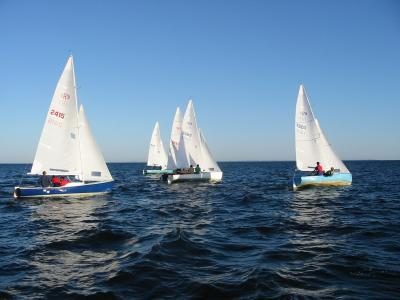
#> input picture dataset/test/5_sailboat/sailboat_09.jpg, 400 x 300 px
$ python sailboat.py
#> lines starting #> are read from the running program, lines starting #| are printed output that depends on the picture; after the words box and inside, x2 and y2 are one past the last pixel; in counts of white or black regions, pixels touching at a corner belong together
import cv2
import numpy as np

def detect_sailboat(image_path):
    # Load the image
    image = cv2.imread(image_path)
#> image is the input picture: shape (300, 400, 3); mean B, G, R 150.7, 123.4, 94.6

    # Convert the image to HSV color space
    hsv = cv2.cvtColor(image, cv2.COLOR_BGR2HSV)
#> hsv: shape (300, 400, 3); mean H, S, V 98.2, 107.8, 151.7

    # Define the lower and upper bounds for the sailboat color in HSV
    lower_color = np.array([100, 100, 100])
    upper_color = np.array([130, 255, 255])

    # Threshold the image to extract the sailboat color region
    mask = cv2.inRange(hsv, lower_color, upper_color)
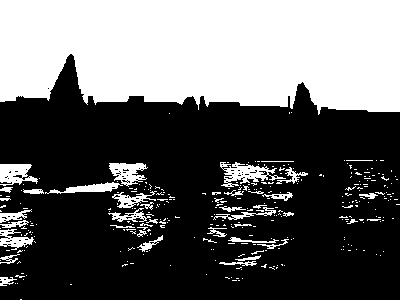
#> mask: shape (300, 400); 38.8% white; 326 white regions (284 under 20 px), largest, box (x1, y1, x2, y2) and area: (0, 0, 400, 115) 40242, (220, 162, 286, 187) 705, (0, 164, 38, 186) 549

    # Perform morphological operations to remove noise and refine the mask
    kernel = cv2.getStructuringElement(cv2.MORPH_ELLIPSE, (5, 5))
    mask = cv2.morphologyEx(mask, cv2.MORPH_OPEN, kernel)
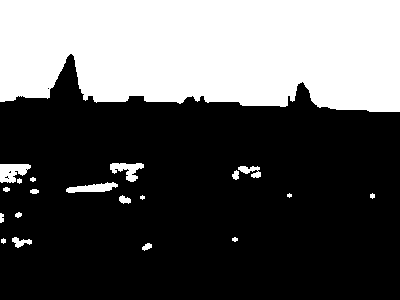
#> mask: shape (300, 400); 34.9% white; 20 white regions (2 under 20 px), largest, box (x1, y1, x2, y2) and area: (0, 0, 400, 112) 40120, (0, 164, 31, 183) 410, (110, 163, 144, 182) 337
    mask = cv2.morphologyEx(mask, cv2.MORPH_CLOSE, kernel)
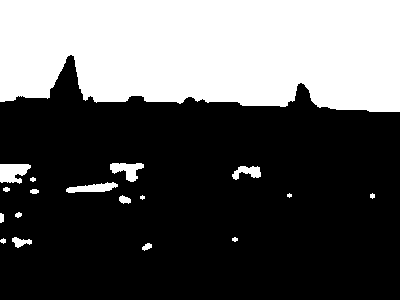
#> mask: shape (300, 400); 35% white; 18 white regions (2 under 20 px)
    cv2.imshow("mask", mask)
    cv2.waitKey(0)
    cv2.destroyAllWindows()

    # Find contours in the mask
    contours, _ = cv2.findContours(mask, cv2.RETR_EXTERNAL, cv2.CHAIN_APPROX_SIMPLE)
#> contours = 18 contours, 7 with area under 20; largest, box (x1, y1, x2, y2) and area: (0, 0, 400, 112) 39612, (0, 164, 31, 184) 404, (110, 163, 144, 182) 311, (66, 182, 118, 193) 284, (232, 166, 261, 180) 198

    sailboat_detected = False

    # Iterate over the contours and check if they represent a sailboat
    for contour in contours:
        area = cv2.contourArea(contour)
        if area > 1000:  # Adjust this threshold based on your image
            # Draw a bounding rectangle around the contour
            x, y, w, h = cv2.boundingRect(contour)
            cv2.rectangle(image, (x, y), (x + w, y + h), (0, 255, 0), 2)
            sailboat_detected = True
#> this loop made 18 passes
#> (area, x, y, w, h, sailboat_detected) on pass 18: (39611.5, 0, 0, 400, 112, True)
#> area on passes 1, 4, 5, 6, 8, 11: 38, 97.5, 24, 21, 58, 26
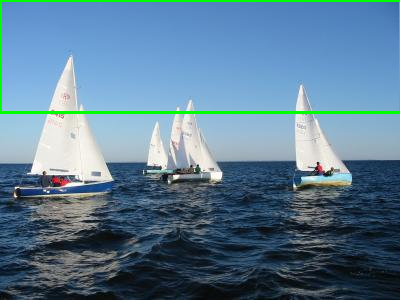
#> image: shape (300, 400, 3); 1.94% of pixels changed, all inside (x1, y1, x2, y2) = (0, 0, 400, 114)

    # Show the original image with bounding boxes (if any)
    cv2.imshow('Sailboat Detection', image)
    cv2.waitKey(0)
    cv2.destroyAllWindows()

    return sailboat_detected

# Specify the path to your image
image_path = '../dataset/test/5_sailboat/sailboat_09.jpg'

# Detect sailboat in the image
sailboat_detected = detect_sailboat(image_path)
#> sailboat_detected = True

if sailboat_detected:
    print("Sailboat detected!")
else:
    print("No sailboat detected.")
